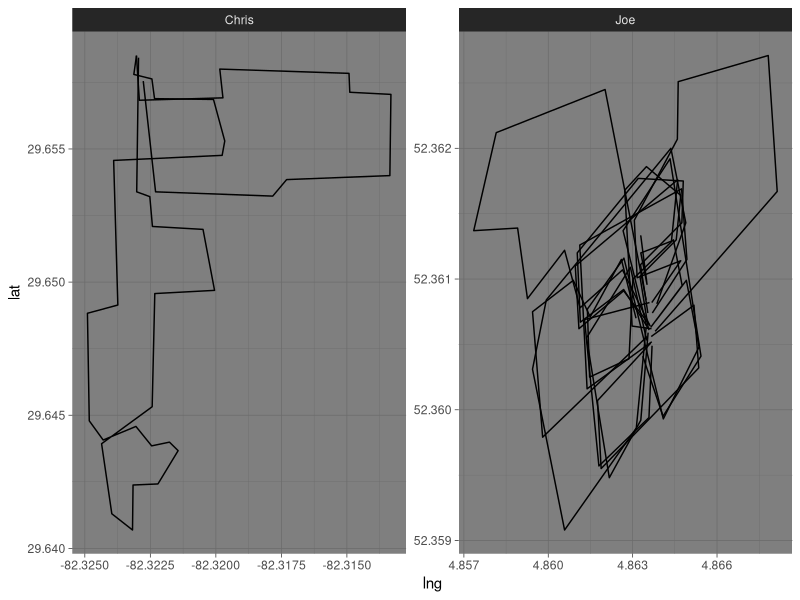

Recreate this plot in R.
library(tidyverse)
library(ggthemes)
athletes <- read_csv('data/athletes.csv')
activities <- read_csv('data/activities.csv')
polylines <- read_csv('data/polylines.csv')

ggplot(data = polylines %>%
         left_join(activities %>%
                     dplyr::select(athlete_id, id),
                   by = c('activity_id' = 'id')) %>%
         left_join(athletes %>%
                     dplyr::select(id, firstname),
                   by = c('athlete_id' = 'id')),
       aes(x = lng,
           y = lat,
           group = activity_id)) +
  facet_wrap(~firstname,
             scales = 'free') +
  geom_path() +
  theme_dark()
